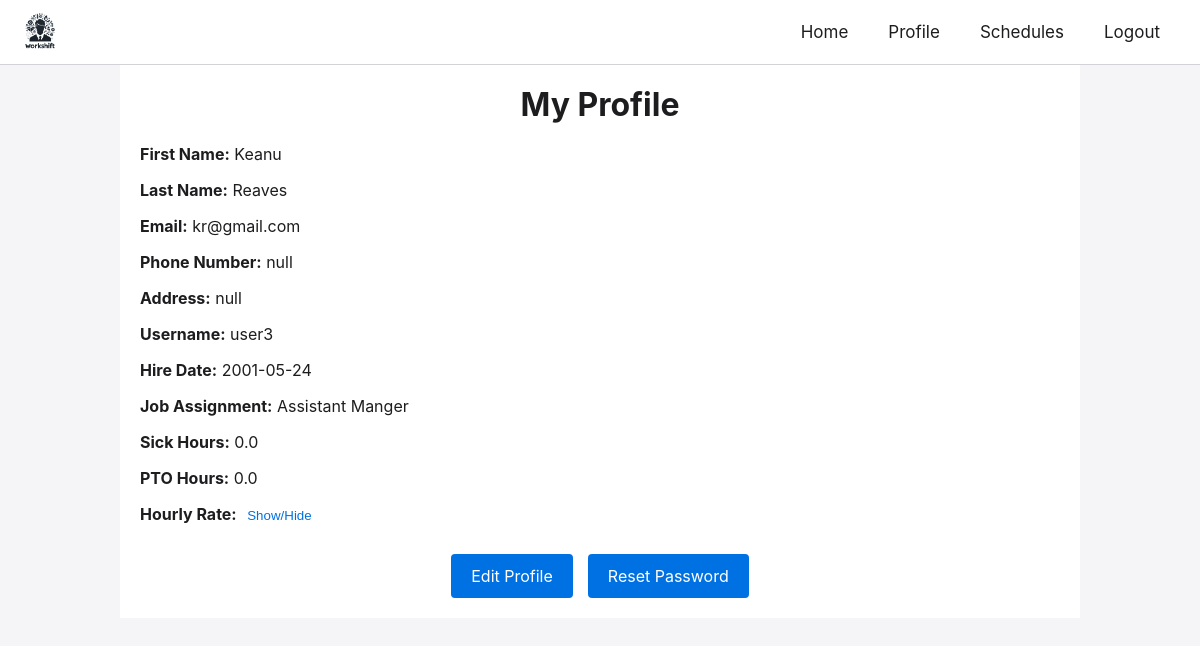
Page /profile (signed in) on the committed database.
### workscheduler/classes/user.py (models this page shows, shortened)
class User(db.Model):
    __tablename__ = 'users'
    username = db.Column(db.String(80), primary_key=True)
    password_hash = db.Column(db.String(128), nullable=False)
    first_name = db.Column(db.String(80))
    last_name = db.Column(db.String(80))
    email = db.Column(db.String(120))
    phone = db.Column(db.String(20))
    address = db.Column(db.String(200))
    sick_hours = db.Column(db.Float, default=0)
    pto_hours = db.Column(db.Float, default=0)
    hourly_rate = db.Column(db.Float)
    job_assignment = db.Column(db.String(80))
    hire_date = db.Column(db.String(20))
    role = db.Column(db.String(20), default='employee')
    schedules = db.relationship('Schedule', backref='user', lazy=True)

### workscheduler/app.py (the view)
@app.route('/profile')
@login_required
def profile():
    username = session['username']
    user = User.query.filter_by(username=username).first()
    role = user.role
    return render_template('profile.html', user=user, role=role)

### workscheduler/templates/profile.html (shortened to what this page needs)
<!DOCTYPE html>
<html lang="en">
<head>
    <link rel="stylesheet" href="{{ url_for('static', filename='styles.css') }}">
</head>
<body>
    {% include 'navbar.html' %}
    <div class="content-container">
        <h1>My Profile</h1>
        <div class="profile-info">
            <p><strong>First Name:</strong> {{ user.first_name }}</p>
            <p><strong>Last Name:</strong> {{ user.last_name }}</p>
            <p><strong>Email:</strong> {{ user.email }}</p>
            <p><strong>Phone Number:</strong> {{ user.phone }}</p>
            <p><strong>Address:</strong> {{ user.address }}</p>
            <p><strong>Username:</strong> {{ user.username }}</p>
            <p><strong>Hire Date:</strong> {{ user.hire_date }}</p>
            <p><strong>Job Assignment:</strong> {{ user.job_assignment }}</p>
            <p><strong>Sick Hours:</strong> {{ user.sick_hours }}</p>
            <p><strong>PTO Hours:</strong> {{ user.pto_hours }}</p>
            <p>
                <strong>Hourly Rate:</strong>
                <button onclick="toggleHourlyRate()" style="background-color: transparent; color: #0071e3; border: none; cursor: pointer;">Show/Hide</button>
            </p>
        </div>
        <div class="button-group">
            <a href="/edit_profile" class="btn">Edit Profile</a>
            <a href="/reset_password" class="btn">Reset Password</a>
        </div>
    </div>
</body>
</html>

### workscheduler/static/styles.css (style rules this page uses)
*, *::before, *::after { box-sizing: border-box; }
body { margin: 0; font-family: -apple-system, BlinkMacSystemFont, 'Segoe UI', Roboto, Oxygen, Ubuntu, Cantarell, 'Open Sans', 'Helvetica Neue', sans-serif; color: #1d1d1f; background-color: #f5f5f7; }
a { text-decoration: none; color: inherit; }
.content-container { width: 80%; margin: 0 auto; padding: 20px; background-color: white; }
.content-container h1 { text-align: center; margin-top: 0; margin-bottom: 20px; }
.btn { display: inline-block; padding: 10px 20px; background-color: #0071e3; color: #ffffff; border: none; border-radius: 4px; text-decoration: none; font-size: 16px; cursor: pointer; }
.button-group { margin-top: 20px; display: flex; justify-content: center; gap: 15px; }
.button-group .btn { flex: 0 1 auto; }
.button-group { display: flex; justify-content: center; gap: 15px; margin-top: 30px; }
.btn { display: inline-block; padding: 12px 20px; background-color: #0071e3; color: #ffffff; border: none; border-radius: 4px; text-decoration: none; font-size: 16px; cursor: pointer; text-align: center; }

### rows in the picture
User: first_name "Keanu", last_name "Reaves", email "kr@gmail.com", phone "null", address "null", username "user3", hire_date "2001-05-24", job_assignment "Assistant Manger", sick_hours "0.0", pto_hours "0.0"
